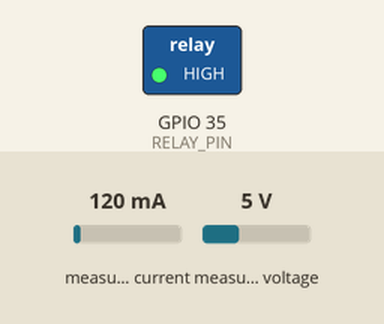
Recording of a sketch running on a simulated ESP32. Parts: switched loads named in the sketch (green lamp = pin HIGH). The inputs (shaded band) are chosen by the test bench; at power-on: measured current 120 mA, measured voltage 5 V. WiFi joins after 1.5 s; servers stay silent unless stated; uploads are accepted with an empty reply; the local clock reads 2024-03-15 10:24:30 at power-on unless the sketch sets it; what the sketch prints to the serial monitor is not drawn.

Above: at 0.1 s.
At 1.8 s:
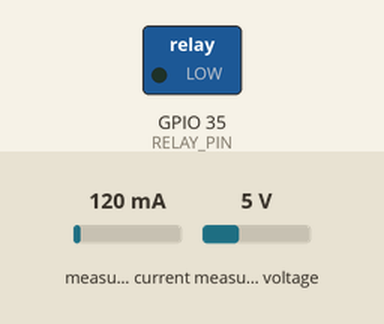
Timing chart, 0 to 3.3 s (numbered marks = the images above):
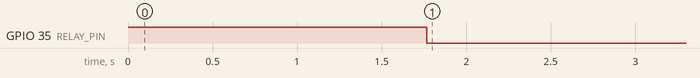

Measured:
- by itself, GPIO 35 (RELAY_PIN): HIGH → LOW at 1.8 s

The sketch:

inverter-with-relaylog-firebase3.ino
```cpp
 //Firmware by Hammed Quyum Bamidele for smart iot inverter sysytem.
  //Semptemper 2025 (C) Qux_io

#include <WiFi.h>
#include <HTTPClient.h>
#include <PZEM004Tv30.h>
#include <time.h>

// ==== WiFi credentials ====
const char* ssid = "QUX";
const char* password = "987654321";

// ==== Firebase Realtime Database URLs ====
const char* dataURL    = "https://inveter-iot-default-rtdb.firebaseio.com/inverter.json";
const char* logsURL    = "https://inveter-iot-default-rtdb.firebaseio.com/logs.json";
const char* limitURL   = "https://inveter-iot-default-rtdb.firebaseio.com/energy_limit.json";
const char* controlURL = "https://inveter-iot-default-rtdb.firebaseio.com/relay_control.json";

// ==== Relay pin ====
#define RELAY_PIN 35
// ==== PZEM setup on Serial2 (pins 16=RX, 17=TX) ====
PZEM004Tv30 pzem(&Serial2, 16, 17);

bool relayState = true;      // relay ON by default
long energyLimit = 0;        // in Wh, loaded from Firebase
long lastEnergyLimit = -1;   // to detect updates from Firebase

// ==== Setup ====
void setup() {
  Serial.begin(115200);

  pinMode(RELAY_PIN, OUTPUT);
  digitalWrite(RELAY_PIN, HIGH); // HIGH = relay OFF (depends on module)

  WiFi.begin(ssid, password);
  Serial.print("Connecting to WiFi");
  while (WiFi.status() != WL_CONNECTED) {
    delay(500);
    Serial.print(".");
  }
  Serial.println("\nConnected!");

  // NTP for timestamps
  configTime(0, 0, "pool.ntp.org", "time.nist.gov");
}

// ==== Get Timestamp ====
String getTimestamp() {
  time_t now;
  time(&now);
  struct tm timeinfo;
  gmtime_r(&now, &timeinfo);

  char buf[25];
  strftime(buf, sizeof(buf), "%Y-%m-%d %H:%M:%S", &timeinfo);
  return String(buf);
}

// ==== Log Event to Firebase ====
void logEvent(String message) {
  String logData = "{";
  logData += "\"time\":\"" + getTimestamp() + "\",";
  logData += "\"event\":\"" + message + "\"";
  logData += "}";

  HTTPClient http;
  http.begin(logsURL);
  http.addHeader("Content-Type", "application/json");
  http.POST(logData);
  http.end();

  Serial.println("LOG: " + message);
}

// ==== Loop ====
void loop() {
  if (WiFi.status() == WL_CONNECTED) {
    // --- Step 1: Get Energy Limit from Firebase ---
    HTTPClient httpLimit;
    httpLimit.begin(limitURL);
    int code = httpLimit.GET();
    if (code == 200) {
      String payload = httpLimit.getString();
      payload.trim();
      long newLimit = payload.toInt(); // limit in Wh
      if (newLimit != lastEnergyLimit && newLimit > 0) {
        // New recharge detected
        energyLimit = newLimit;
        lastEnergyLimit = newLimit;
        pzem.resetEnergy(); // reset counter
        relayState = true;  // turn supply back ON
        logEvent("New recharge: " + String(energyLimit) + " Wh");
      }
    }
    httpLimit.end();

    // --- Step 2: Read Sensor Data ---
    float voltage = pzem.voltage();
    float current = pzem.current();
    float power   = pzem.power();
    float energy  = pzem.energy();  // Wh from PZEM
    float freq    = pzem.frequency();
    float pf      = pzem.pf();

    // --- Step 3: Compare Energy with Limit ---
    if (energyLimit > 0 && !isnan(energy) && energy >= energyLimit) {
      if (relayState) logEvent("Energy " + String(energy) + " Wh exceeded limit. Relay OFF");
      relayState = false;
    }

    // --- Step 4: Apply Relay State ---
    digitalWrite(RELAY_PIN, relayState ? LOW : HIGH);
    // NOTE: LOW/HIGH depends on relay module. Adjust if inverted.

    // --- Step 5: Upload Realtime Data ---
    String jsonData = "{";
    jsonData += "\"voltage\":\"" + String(voltage, 2) + " V\",";
    jsonData += "\"current\":\"" + String(current, 3) + " A\",";
    jsonData += "\"power\":\""   + String(power, 2) + " W\",";
    jsonData += "\"energy\":\""  + String(energy, 3) + " Wh\",";
    jsonData += "\"frequency\":\""+ String(freq, 2) + " Hz\",";
    jsonData += "\"pf\":\""      + String(pf, 2) + "\",";
    jsonData += "\"relay\":\""   + String(relayState ? "ON" : "OFF") + "\",";
    jsonData += "\"energy_limit\":\"" + String(energyLimit) + " Wh\"";
    jsonData += "}";

    HTTPClient httpPut;
    httpPut.begin(dataURL);
    httpPut.addHeader("Content-Type", "application/json");
    httpPut.PUT(jsonData);
    httpPut.end();

    // --- Step 6: Log Snapshot ---
    logEvent("Data: " + String(energy, 1) + "Wh used / " + String(energyLimit) + "Wh limit");
  }

  delay(5000);
}
```
